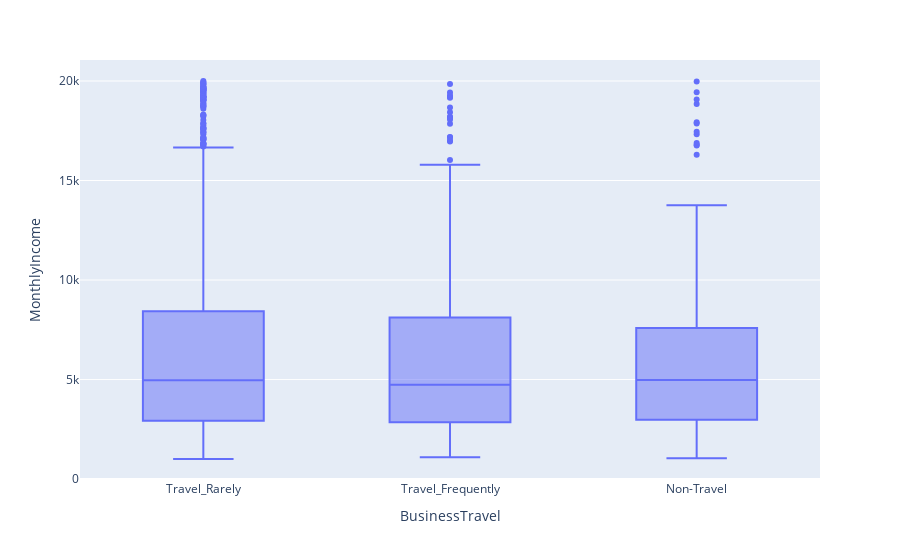

Source (notebook cell):
### Markdown cell above
14. Does the monthly income depend on the employee's frequency of travel?

### Code cell
fig = px.box(df, x = "BusinessTravel", y = "MonthlyIncome")
fig.show()

### Figure 1 — Plotly figure (JSON) as saved in the notebook; plotly's stock layout.template omitted (floating-point values rounded to 4 significant figures; data arrays with more than 128 entries replaced by an {"elided": "..."} marker saying what was removed)
{"data": [{"alignmentgroup": "True", "hovertemplate": "BusinessTravel=%{x}<br>MonthlyIncome=%{y}<extra></extra>", "legendgroup": "", "marker": {"color": "#636efa"}, "name": "", "notched": false, "offsetgroup": "", "orientation": "v", "showlegend": false, "type": "box", "x": {"elided": "1470 str values"}, "x0": " ", "xaxis": "x", "y": {"elided": "1470 int values"}, "y0": " ", "yaxis": "y"}], "layout": {"boxmode": "group", "legend": {"tracegroupgap": 0}, "margin": {"t": 60}, "xaxis": {"anchor": "y", "domain": [0, 1], "title": {"text": "BusinessTravel"}}, "yaxis": {"anchor": "x", "domain": [0, 1], "title": {"text": "MonthlyIncome"}}}}
